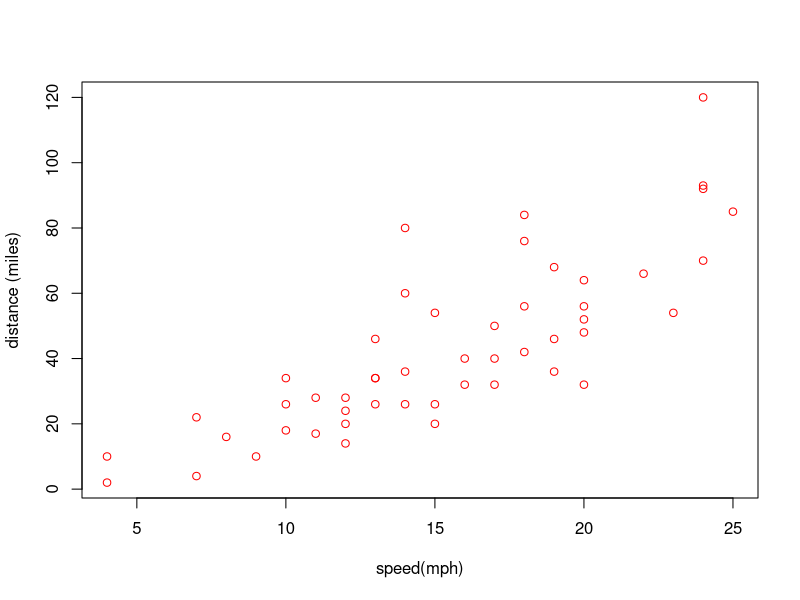

Source code (R):
## ---- chunk 1
knitr::opts_chunk$set(echo = TRUE)
## ---- chunk 2
plot(cars, col ="red", xlab="speed(mph)", ylab="distance (miles)")
## ---- chunk 3
library(knitr)
kable(summary(cars))

